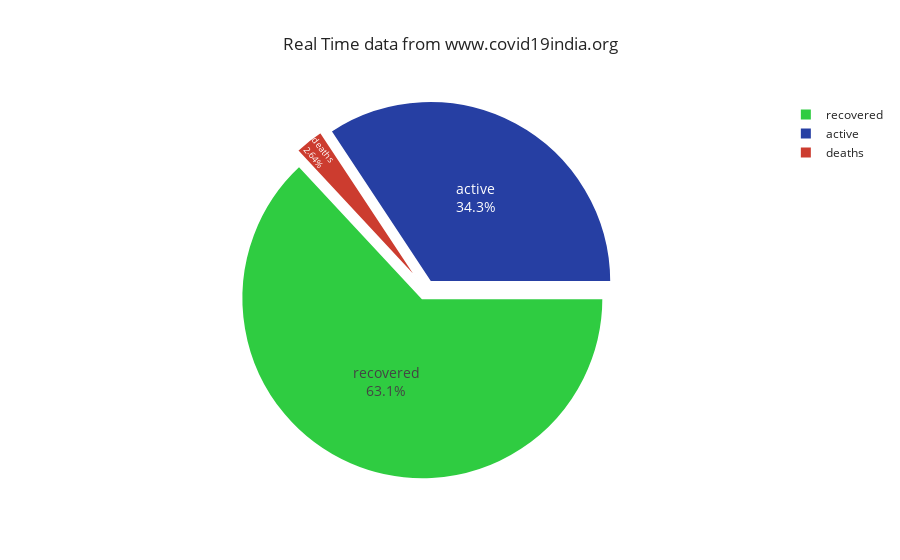

The cell this chart's notebook holds for it:
### Code cell
Total_confirmed = df_statewise['active'].sum()
Total_recovered =  df_statewise['recovered'].sum()
Total_death = df_statewise['deaths'].sum()
data = [['active', Total_confirmed], ['recovered', Total_recovered], ['deaths', Total_death]] 
df = pd.DataFrame(data, columns = ['state', 'count']) 
fig = px.pie(df,
             values= 'count',labels=['Active Cases','Cured','Death'],
             names="state",
             title="Real Time data from www.covid19india.org",
             template="seaborn")
fig.update_traces(hoverinfo='label+percent', textinfo='value', textfont_size=14,
                  marker=dict(colors=['#263fa3', '#2fcc41','#cc3c2f'], line=dict(color='#FFFFFF', width=2)))
fig.update_traces(textposition='inside')

fig.update_traces(rotation=90, pull=0.05, textinfo="percent+label")
fig.show()

### Figure 1 — Plotly figure (JSON) as saved in the notebook; plotly's stock layout.template omitted (floating-point values rounded to 4 significant figures)
{"data": [{"domain": {"x": [0, 1], "y": [0, 1]}, "hoverinfo": "label+percent", "hovertemplate": "state=%{label}<br>count=%{value}<extra></extra>", "labels": ["active", "recovered", "deaths"], "legendgroup": "", "marker": {"colors": ["#263fa3", "#2fcc41", "#cc3c2f"], "line": {"color": "#FFFFFF", "width": 2}}, "name": "", "pull": 0.05, "rotation": 90, "showlegend": true, "textfont": {"size": 14}, "textinfo": "percent+label", "textposition": "inside", "type": "pie", "values": [602964, 1108858, 46388]}], "layout": {"legend": {"tracegroupgap": 0}, "title": {"text": "Real Time data from www.covid19india.org"}}}
